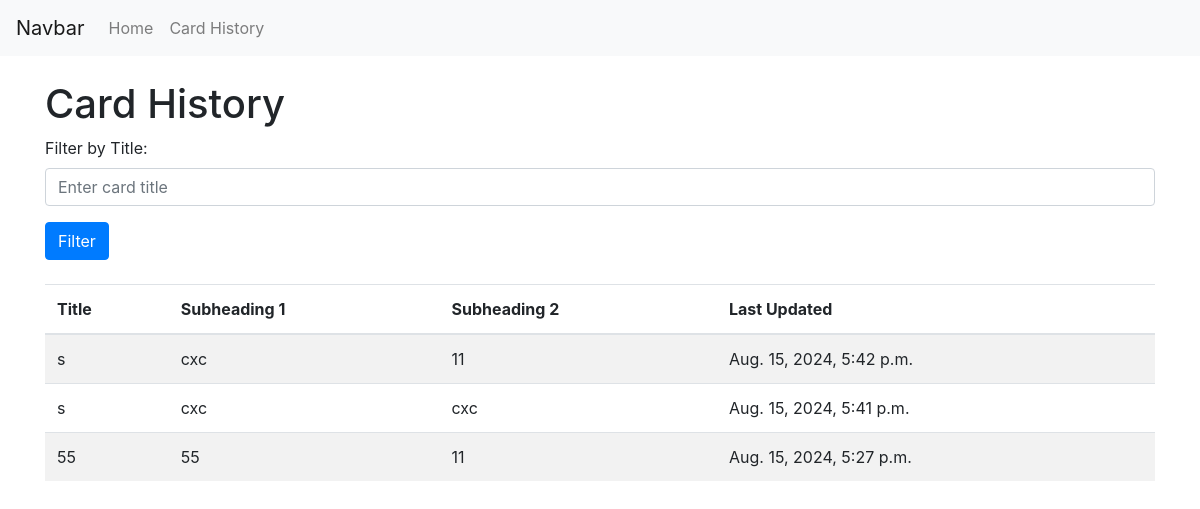
The app's page /card-history/ with its own data.
### test1/models.py (models this page shows, shortened)
class Card(models.Model):
    title = models.CharField(max_length=255, blank=True, null=True)
    subheading_1 = models.CharField(max_length=255, blank=True, null=True)
    subheading_2 = models.CharField(max_length=255, blank=True, null=True)
    date_updated = models.DateTimeField(auto_now=True, null=True) # Automatically set to now on save

### test1/views.py (the view)
# urls.py: path('card-history/', card_history, name='card_history'),
def card_history(request):
    title_filter = request.GET.get('title', '')
    if title_filter:
        cards = Card.objects.filter(title__icontains=title_filter).order_by('-date_updated')
    else:
        cards = Card.objects.all().order_by('-date_updated')
    return render(request, 'card_history.html', {'cards': cards, 'title_filter': title_filter})

### test1/templates/card_history.html (shortened to what this page needs)
<!DOCTYPE html>
<html lang="en">
<head>
    <link href="https://stackpath.bootstrapcdn.com/bootstrap/4.5.2/css/bootstrap.min.css" rel="stylesheet">
</head>
<body>
    <nav class="navbar navbar-expand-lg navbar-light bg-light">
        <a class="navbar-brand" href="#">Navbar</a>
        <div class="collapse navbar-collapse" id="navbarNav">
            <ul class="navbar-nav">
                <li class="nav-item">
                    <a class="nav-link" href="{% url 'card_manager' %}">Home</a>
                </li>
                <li class="nav-item">
                    <a class="nav-link" href="{% url 'card_history' %}">Card History</a>
                </li>
            </ul>
        </div>
    </nav>
    <div class="container mt-4">
        <h1>Card History</h1>
        <form method="get" action="{% url 'card_history' %}" class="mb-4">
            <div class="form-group">
                <label for="titleFilter">Filter by Title:</label>
                <input type="text" id="titleFilter" name="title" class="form-control" placeholder="Enter card title" value="{{ title_filter }}">
            </div>
            <button type="submit" class="btn btn-primary">Filter</button>
        </form>
        <div class="table-responsive">
            <table class="table table-striped">
                <thead>
                    <tr>
                        <th>Title</th>
                        <th>Subheading 1</th>
                        <th>Subheading 2</th>
                        <th>Last Updated</th>
                    </tr>
                </thead>
                <tbody>
                    {% for card in cards %}
                        <tr>
                            <td>{{ card.title }}</td>
                            <td>{{ card.subheading_1 }}</td>
                            <td>{{ card.subheading_2 }}</td>
                            <td>{{ card.date_updated }}</td>
                        </tr>
                    {% empty %}
                        <tr>
                            <td colspan="4">No card history available.</td>
                        </tr>
                    {% endfor %}
                </tbody>
            </table>
        </div>
    </div>
</body>
</html>

### records on screen
Card: title "s", subheading_1 "cxc", subheading_2 "11", date_updated "Aug. 15, 2024, 5:42 p.m."
Card: title "s", subheading_1 "cxc", subheading_2 "cxc", date_updated "Aug. 15, 2024, 5:41 p.m."
Card: title "55", subheading_1 "55", subheading_2 "11", date_updated "Aug. 15, 2024, 5:27 p.m."
